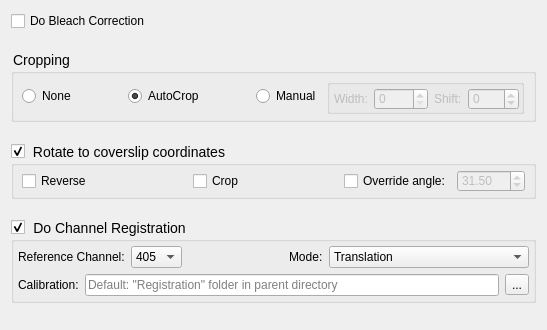
          <widget class="QWidget" name="tool_postprocess">
           <property name="geometry">
            <rect>
             <x>0</x>
             <y>0</y>
             <width>547</width>
             <height>330</height>
            </rect>
           </property>
           <attribute name="label">
            <string>Post-Processing</string>
           </attribute>
           <layout class="QVBoxLayout" name="verticalLayout_12">
            <item>
             <widget class="QCheckBox" name="bleachCorrectionCheckBox">
              <property name="text">
               <string>Do Bleach Correction</string>
              </property>
             </widget>
            </item>
            <item>
             <spacer name="verticalSpacer_3">
              <property name="orientation">
               <enum>Qt::Vertical</enum>
              </property>
              <property name="sizeHint" stdset="0">
               <size>
                <width>20</width>
                <height>40</height>
               </size>
              </property>
             </spacer>
            </item>
            <item>
             <widget class="QGroupBox" name="croppingGroupBox">
              <property name="styleSheet">
               <string notr="true">QGroupBox{font-size: 14px} QGroupBox::title{subcontrol-position: top left}</string>
              </property>
              <property name="title">
               <string>Cropping</string>
              </property>
              <layout class="QHBoxLayout" name="horizontalLayout_7" stretch="0,0,0,0,0,0">
               <property name="leftMargin">
                <number>8</number>
               </property>
               <property name="topMargin">
                <number>5</number>
               </property>
               <property name="bottomMargin">
                <number>5</number>
               </property>
               <item>
                <widget class="QRadioButton" name="cropNoneRadio">
                 <property name="text">
                  <string>None</string>
                 </property>
                 <property name="checked">
                  <bool>false</bool>
                 </property>
                </widget>
               </item>
               <item>
                <spacer name="cropspacer1">
                 <property name="orientation">
                  <enum>Qt::Horizontal</enum>
                 </property>
                 <property name="sizeHint" stdset="0">
                  <size>
                   <width>40</width>
                   <height>20</height>
                  </size>
                 </property>
                </spacer>
               </item>
               <item>
                <widget class="QRadioButton" name="cropAutoRadio">
                 <property name="text">
                  <string>AutoCrop</string>
                 </property>
                 <property name="checked">
                  <bool>true</bool>
                 </property>
                </widget>
               </item>
               <item>
                <spacer name="cropspacer2">
                 <property name="orientation">
                  <enum>Qt::Horizontal</enum>
                 </property>
                 <property name="sizeHint" stdset="0">
                  <size>
                   <width>40</width>
                   <height>20</height>
                  </size>
                 </property>
                </spacer>
               </item>
               <item>
                <widget class="QRadioButton" name="cropManualRadio">
                 <property name="text">
                  <string>Manual</string>
                 </property>
                </widget>
               </item>
               <item>
                <widget class="QGroupBox" name="cropManualGroupBox">
                 <property name="enabled">
                  <bool>true</bool>
                 </property>
                 <property name="title">
                  <string/>
                 </property>
                 <property name="flat">
                  <bool>false</bool>
                 </property>
                 <layout class="QHBoxLayout" name="horizontalLayout">
                  <property name="leftMargin">
                   <number>4</number>
                  </property>
                  <property name="topMargin">
                   <number>2</number>
                  </property>
                  <property name="rightMargin">
                   <number>2</number>
                  </property>
                  <property name="bottomMargin">
                   <number>0</number>
                  </property>
                  <item>
                   <widget class="QLabel" name="cropWidthLabel">
                    <property name="enabled">
                     <bool>false</bool>
                    </property>
                    <property name="text">
                     <string>Width:</string>
                    </property>
                    <property name="scaledContents">
                     <bool>false</bool>
                    </property>
                   </widget>
                  </item>
                  <item>
                   <widget class="QSpinBox" name="cropWidthSpinBox">
                    <property name="enabled">
                     <bool>false</bool>
                    </property>
                    <property name="maximum">
                     <number>2000</number>
                    </property>
                   </widget>
                  </item>
                  <item>
                   <widget class="QLabel" name="cropShiftLabel">
                    <property name="enabled">
                     <bool>false</bool>
                    </property>
                    <property name="text">
                     <string>Shift:</string>
                    </property>
                   </widget>
                  </item>
                  <item>
                   <widget class="QSpinBox" name="cropShiftSpinBox">
                    <property name="enabled">
                     <bool>false</bool>
                    </property>
                    <property name="minimum">
                     <number>-300</number>
                    </property>
                    <property name="maximum">
                     <number>300</number>
                    </property>
                   </widget>
                  </item>
                 </layout>
                </widget>
               </item>
              </layout>
             </widget>
            </item>
            <item>
             <spacer name="verticalSpacer">
              <property name="orientation">
               <enum>Qt::Vertical</enum>
              </property>
              <property name="sizeHint" stdset="0">
               <size>
                <width>20</width>
                <height>40</height>
               </size>
              </property>
             </spacer>
            </item>
            <item>
             <widget class="QGroupBox" name="rotateGroupBox">
              <property name="enabled">
               <bool>true</bool>
              </property>
              <property name="styleSheet">
               <string notr="true">QGroupBox{font-size: 14px} QGroupBox::title{subcontrol-position: top left}</string>
              </property>
              <property name="title">
               <string>Rotate to coverslip coordinates</string>
              </property>
              <property name="checkable">
               <bool>true</bool>
              </property>
              <property name="checked">
               <bool>true</bool>
              </property>
              <layout class="QHBoxLayout" name="horizontalLayout_8" stretch="0,0,0,0,0,0">
               <property name="leftMargin">
                <number>8</number>
               </property>
               <property name="topMargin">
                <number>4</number>
               </property>
               <property name="rightMargin">
                <number>8</number>
               </property>
               <property name="bottomMargin">
                <number>4</number>
               </property>
               <item>
                <widget class="QCheckBox" name="rotateReverseCheckBox">
                 <property name="enabled">
                  <bool>true</bool>
                 </property>
                 <property name="text">
                  <string>Reverse</string>
                 </property>
                </widget>
               </item>
               <item>
                <spacer name="rotatespacer1">
                 <property name="orientation">
                  <enum>Qt::Horizontal</enum>
                 </property>
                 <property name="sizeHint" stdset="0">
                  <size>
                   <width>40</width>
                   <height>20</height>
                  </size>
                 </property>
                </spacer>
               </item>
               <item>
                <widget class="QCheckBox" name="rotateCropCheckBox">
                 <property name="enabled">
                  <bool>true</bool>
                 </property>
                 <property name="text">
                  <string>Crop</string>
                 </property>
                </widget>
               </item>
               <item>
                <spacer name="rotatespacer1_3">
                 <property name="orientation">
                  <enum>Qt::Horizontal</enum>
                 </property>
                 <property name="sizeHint" stdset="0">
                  <size>
                   <width>40</width>
                   <height>20</height>
                  </size>
                 </property>
                </spacer>
               </item>
               <item alignment="Qt::AlignRight">
                <widget class="QCheckBox" name="rotateOverrideCheckBox">
                 <property name="enabled">
                  <bool>true</bool>
                 </property>
                 <property name="text">
                  <string>Override angle:</string>
                 </property>
                </widget>
               </item>
               <item>
                <widget class="QDoubleSpinBox" name="rotateOverrideSpinBox">
                 <property name="enabled">
                  <bool>false</bool>
                 </property>
                 <property name="maximumSize">
                  <size>
                   <width>70</width>
                   <height>16777215</height>
                  </size>
                 </property>
                 <property name="minimum">
                  <double>-180.000000000000000</double>
                 </property>
                 <property name="maximum">
                  <double>180.000000000000000</double>
                 </property>
                 <property name="singleStep">
                  <double>0.500000000000000</double>
                 </property>
                 <property name="value">
                  <double>31.500000000000000</double>
                 </property>
                </widget>
               </item>
              </layout>
             </widget>
            </item>
            <item>
             <spacer name="verticalSpacer_2">
              <property name="orientation">
               <enum>Qt::Vertical</enum>
              </property>
              <property name="sizeHint" stdset="0">
               <size>
                <width>20</width>
                <height>40</height>
               </size>
              </property>
             </spacer>
            </item>
            <item>
             <widget class="QGroupBox" name="doRegistrationGroupBox">
              <property name="styleSheet">
               <string notr="true">QGroupBox{font-size: 14px} QGroupBox::title{subcontrol-position: top left}</string>
              </property>
              <property name="title">
               <string>Do Channel Registration</string>
              </property>
              <property name="checkable">
               <bool>true</bool>
              </property>
              <property name="checked">
               <bool>true</bool>
              </property>
              <layout class="QVBoxLayout" name="verticalLayout_6">
               <property name="leftMargin">
                <number>4</number>
               </property>
               <property name="topMargin">
                <number>4</number>
               </property>
               <property name="rightMargin">
                <number>4</number>
               </property>
               <property name="bottomMargin">
                <number>4</number>
               </property>
               <item>
                <layout class="QHBoxLayout" name="horizontalLayout_3">
                 <property name="topMargin">
                  <number>0</number>
                 </property>
                 <item>
                  <widget class="QLabel" name="channelRefLabel">
                   <property name="enabled">
                    <bool>true</bool>
                   </property>
                   <property name="text">
                    <string>Reference Channel:</string>
                   </property>
                  </widget>
                 </item>
                 <item>
                  <widget class="QComboBox" name="channelRefCombo">
                   <property name="enabled">
                    <bool>true</bool>
                   </property>
                   <property name="maximumSize">
                    <size>
                     <width>70</width>
                     <height>16777215</height>
                    </size>
                   </property>
                   <property name="currentText">
                    <string>405</string>
                   </property>
                   <item>
                    <property name="text">
                     <string>405</string>
                    </property>
                   </item>
                   <item>
                    <property name="text">
                     <string>488</string>
                    </property>
                   </item>
                   <item>
                    <property name="text">
                     <string>560</string>
                    </property>
                   </item>
                   <item>
                    <property name="text">
                     <string>592</string>
                    </property>
                   </item>
                   <item>
                    <property name="text">
                     <string>642</string>
                    </property>
                   </item>
                  </widget>
                 </item>
                 <item>
                  <spacer name="rotatespacer2">
                   <property name="orientation">
                    <enum>Qt::Horizontal</enum>
                   </property>
                   <property name="sizeHint" stdset="0">
                    <size>
                     <width>40</width>
                     <height>20</height>
                    </size>
                   </property>
                  </spacer>
                 </item>
                 <item alignment="Qt::AlignRight">
                  <widget class="QLabel" name="channelRefModeLabel">
                   <property name="text">
                    <string>Mode:</string>
                   </property>
                  </widget>
                 </item>
                 <item>
                  <widget class="QComboBox" name="channelRefModeCombo">
                   <property name="enabled">
                    <bool>true</bool>
                   </property>
                   <property name="minimumSize">
                    <size>
                     <width>200</width>
                     <height>0</height>
                    </size>
                   </property>
                   <property name="maximumSize">
                    <size>
                     <width>70</width>
                     <height>16777215</height>
                    </size>
                   </property>
                   <property name="currentText">
                    <string>Translation</string>
                   </property>
                   <item>
                    <property name="text">
                     <string>Translation</string>
                    </property>
                   </item>
                   <item>
                    <property name="text">
                     <string>Rigid</string>
                    </property>
                   </item>
                   <item>
                    <property name="text">
                     <string>Similarity</string>
                    </property>
                   </item>
                   <item>
                    <property name="text">
                     <string>Affine</string>
                    </property>
                   </item>
                   <item>
                    <property name="text">
                     <string>2step</string>
                    </property>
                   </item>
                   <item>
                    <property name="text">
                     <string>CPD_Rigid</string>
                    </property>
                   </item>
                   <item>
                    <property name="text">
                     <string>CPD_Similarity</string>
                    </property>
                   </item>
                   <item>
                    <property name="text">
                     <string>cpd_affine</string>
                    </property>
                   </item>
                   <item>
                    <property name="text">
                     <string>CPD_2step</string>
                    </property>
                   </item>
                  </widget>
                 </item>
                </layout>
               </item>
               <item>
                <layout class="QHBoxLayout" name="horizontalLayout_2">
                 <property name="topMargin">
                  <number>0</number>
                 </property>
                 <item>
                  <widget class="QLabel" name="RegCalibPathLabel">
                   <property name="text">
                    <string>Calibration:</string>
                   </property>
                  </widget>
                 </item>
                 <item>
                  <widget class="QLineEdit" name="RegCalibPathLineEdit">
                   <property name="enabled">
                    <bool>true</bool>
                   </property>
                   <property name="placeholderText">
                    <string>Default: &quot;Registration&quot; folder in parent directory</string>
                   </property>
                  </widget>
                 </item>
                 <item>
                  <widget class="QToolButton" name="RegCalibPathToolButton">
                   <property name="text">
                    <string>...</string>
                   </property>
                  </widget>
                 </item>
                </layout>
               </item>
              </layout>
             </widget>
            </item>
            <item>
             <spacer name="postprocessSpacer">
              <property name="orientation">
               <enum>Qt::Vertical</enum>
              </property>
              <property name="sizeHint" stdset="0">
               <size>
                <width>20</width>
                <height>40</height>
               </size>
              </property>
             </spacer>
            </item>
           </layout>
          </widget>
